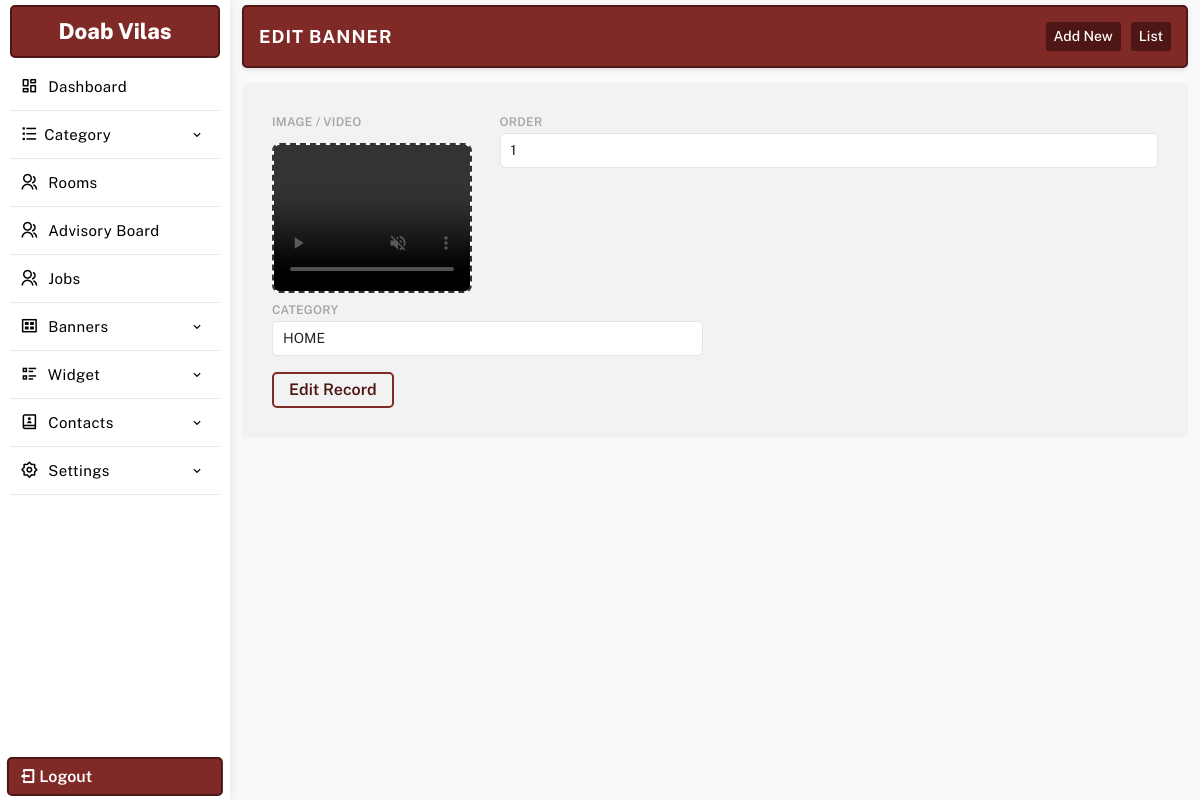
Screenshot of /manager/updatebanner.php?id=12 (signed in) with the database file from the repository.
### tables this page shows
CREATE TABLE `settings` (
  `id` int(11) NOT NULL,
  `web_name` varchar(255) NOT NULL,
  `email_id` varchar(255) NOT NULL,
  `alternate_email_id` varchar(255) NOT NULL,
  `contact_no` varchar(255) NOT NULL,
  `alternate_no` varchar(255) NOT NULL,
  `whatsapp_no` varchar(255) NOT NULL,
  `reception_time` varchar(255) NOT NULL DEFAULT '',
  `address` text NOT NULL,
  `youtubelink` varchar(255) NOT NULL,
  `map_iframe` longtext NOT NULL,
  `facebook` varchar(255) NOT NULL,
  `youtube` varchar(255) NOT NULL,
  `instagram` varchar(255) NOT NULL,
  `twitter` varchar(255) NOT NULL,
  `linkedin` varchar(255) NOT NULL,
  `logo` varchar(255) NOT NULL,
  `meta_title` varchar(255) NOT NULL,
  `meta_keywords` varchar(255) NOT NULL,
  `meta_desc` text NOT NULL,
  `smart_classroom_desc` text DEFAULT NULL,
  `smart_classroom_text` varchar(255) DEFAULT '1st Smart Classroom',
  `brochure_file` varchar(500) DEFAULT '',
  `footerdesc` text NOT NULL,
  `googletag` text NOT NULL,
  `headercenterline` varchar(255) NOT NULL
);

CREATE TABLE `web_banner` (
  `id` int(11) NOT NULL,
  `wb_img` varchar(255) NOT NULL,
  `wb_heading` varchar(255) NOT NULL,
  `wb_subheading` text NOT NULL,
  `featuredimg` varchar(255) NOT NULL,
  `wb_order` int(11) NOT NULL,
  `category_id` int(11) NOT NULL DEFAULT 0,
  `status` int(11) NOT NULL
);

CREATE TABLE `category` (
  `id` int(11) NOT NULL,
  `c_name` varchar(255) NOT NULL,
  `c_type` varchar(255) NOT NULL,
  `c_url` varchar(255) NOT NULL,
  `c_desc` text NOT NULL,
  `sdesc` text NOT NULL,
  `featured_img` varchar(255) NOT NULL,
  `meta_title` varchar(255) NOT NULL,
  `meta_keywords` varchar(255) NOT NULL,
  `meta_desc` text NOT NULL,
  `card_heading` text DEFAULT NULL,
  `card_data` longtext DEFAULT NULL,
  `section_heading` text DEFAULT NULL,
  `iframe` text DEFAULT NULL,
  `status` int(11) NOT NULL DEFAULT 1,
  `order` int(11) NOT NULL
);

### manager/database/db.php (called while the page is built, shortened)
<?php session_start();
$path = BASE_PATH;
$con = mysqli_connect( DB_HOST, DB_USER, DB_PASSWORD, DB_NAME);
$sqlsetting = mysqli_query($con,"SELECT * FROM `settings`");
$rwlinks = mysqli_fetch_array($sqlsetting);
$websitename = $rwlinks['web_name'];
?>

### manager/updatebanner.php (the view, shortened to what this page needs)
<?php require_once 'database/db.php';
$id = $_GET['id'] ?? "";
	$querysel = mysqli_query($con, "SELECT * FROM web_banner WHERE id = $id");
	if(mysqli_num_rows($querysel)){
		$row = mysqli_fetch_assoc($querysel);
	}
	include 'include/header.php';
	include 'include/sidebar.php';
 ?>
<section class="main-dashboard" style="overflow: auto; height: 100vh;">
<div class="container-fluid">
<div class="row">
<div class="col-md-12">
	<div class="page-title">
		<div class="title">
			<h3>Edit Banner</h3>
		</div>
		<div class="createbtn">
			<a href="createbanner.php"> Add New</a>
			<a href="banner.php"> List</a>
		</div>
	</div>
</div>
<div class="col-md-12">
	<div class="page-content">
	<form method="POST" id="submitForm" class="row">
		<div class="mb-2 col-md-3">
		  	<label for="formFile" class="form-label">Image / Video</label>
		  	<div class="imgquestion other">
  				<?php if(empty($row['wb_img'])){ ?>
  				<img src="images/preview.jpg" alt="preview" class='preview'>
  				<?php }else if(preg_match('/\.(mp4|webm|mov|avi|mkv|3gp)$/i', $row['wb_img'])){ ?>
  				<video src="<?=$path.$row['wb_img'];?>" class='preview' controls autoplay muted playsinline></video>
  				<?php }else{ ?>
  				<img src="<?=$path.$row['wb_img'];?>" alt="<?=$row['wb_img'];?>" class='preview'>
  				<?php } ?>
  			</div>
		</div>
		<div class="mb-3 col-md-9">
			<label for="order" class="form-label">Order</label>
			<input type="text" class="form-control" id="order" name="order" value="<?php echo $row['wb_order']; ?>" required>
		</div>
		<div class="mb-3 col-md-6">
			<label for="category_id" class="form-label">Category</label>
			<select class="form-control" id="category_id" name="category_id">
				<?php $sqlbanner_cat = mysqli_query($con, "SELECT id, c_name FROM `category` WHERE `c_type` = 1 ORDER BY id ASC");
				if(mysqli_num_rows($sqlbanner_cat)){
					while($rwbannercat = mysqli_fetch_assoc($sqlbanner_cat)){ ?>
				<option value="<?=$rwbannercat['id'];?>" <?php echo ($row['category_id'] == $rwbannercat['id']) ? 'selected' : ''; ?>><?=$rwbannercat['c_name'];?></option>
				<?php } } ?>
			</select>
		</div>
		<div class="col-md-12">
			<input type="submit" name="editRecord" class="submitInput" value="Edit Record">
		</div>
	</form>
	</div>
</div>
</div>
</div>
</section>
<?php include 'include/footer.php'; ?>

### manager/include/sidebar.php (shortened to what this page needs)
<aside class="sidebar-menu-dashboard">
<div class="logo-n-toggle">
	<a href="dashboard.php"><?=$websitename;?></a>
</div>
<nav class="menu">
<ul class="aside-menu">
<li class="menu-item ">
	<a href="dashboard.php" class="menu-link">
	<span class="link-text"><i class="ri-dashboard-line"></i> Dashboard</span>
	</a>
</li>
<li class="menu-item has-submenu">
	<a href="javascript:" class="menu-link" id="parent-menu">
	<span class="link-text"><i class="ri-list-check"></i>Category</span>
	<i class='bx bx-chevron-down'></i>
	</a>
</li>
<li class="menu-item ">
	<a href="rooms.php" class="menu-link">
	<span class="link-text"><i class="ri-group-line"></i> Rooms</span>
	</a>
</li>
<li class="menu-item ">
	<a href="advisoryboard.php" class="menu-link">
	<span class="link-text"><i class="ri-group-line"></i> Advisory Board</span>
	</a>
</li>
<li class="menu-item ">
	<a href="jobs.php" class="menu-link">
	<span class="link-text"><i class="ri-group-line"></i> Jobs</span>
	</a>
</li>
<li class="menu-item has-submenu">
<a href="javascript:" class="menu-link orders" id="parent-menu">
<span class="link-text"><i class="ri-gallery-view"></i> Banners</span>
<i class='bx bx-chevron-down'></i>
</a>
</li>
<li class="menu-item has-submenu">
<a href="javascript:" class="menu-link" id="parent-menu">
<div>
<span class="link-text"><i class="ri-list-check-2"></i> Widget</span>
</div>
<i class='bx bx-chevron-down'></i>
</a>
</li>
<li class="menu-item has-submenu">
<a href="javascript:" class="menu-link orders" id="parent-menu">
<div>
<span class="link-text"><i class="ri-contacts-book-2-line"></i> Contacts</span>
</div>
<i class='bx bx-chevron-down'></i>
</a>
</li>
<li class="menu-item has-submenu">
<a href="javascript:" class="menu-link orders" id="parent-menu">
<div>
<span class="link-text"><i class="ri-settings-2-line"></i> Settings</span>
</div>
<i class='bx bx-chevron-down'></i>
</a>
</li>
</ul>
</nav>
<a href="logout.php" class="logout-fixed"><i class="ri-logout-box-line"></i> Logout</a>
</aside>

### manager/css/style.css (style rules this page uses)
* { margin: 0; padding: 0; box-sizing: border-box; font-family: "Public Sans", sans-serif; }
:root { --text1-color: #a7a7a7; --primary-color: #7F2A26; --secondary-color: #4e1715; }
p,h1,h2,h3,h4,h5,h6 { margin: 0; }
a { text-decoration: none; color: #000; }
ul { list-style: none; padding: 0; margin: 0; }
.imgquestion { border: 2px dashed rgb(0 0 0 / 80%); border-radius: 8px; width: 100%; height: 150px; text-align: center; overflow: hidden; display: flex; align-items: center; justify-content: center; position: relative; background: #fff; }
.imgquestion video { width: 100%; height: 100%; object-fit: contain; background: #000; }
.imgquestion.other { width: 200px; margin: 10px 0 0; }
.page-content form .submitInput { border: 2px solid var(--primary-color); border-radius: 5px; font-size: 16px; padding: 4px 15px; background: none; font-weight: 600; color: var(--secondary-color); transition: .3s ease-in; }
aside { width: 230px; height: 100vh; transition: all .4s linear; float: left; box-shadow: 1px 0 10px rgb(0 0 0 / 8%); position: relative; padding: 5px 10px; }
.logo-n-toggle { display: flex; justify-content: center; align-items: center; padding: 8px 10px; border: 2px solid var(--secondary-color); border-radius: 5px; background: var(--primary-color); }
.logo-n-toggle a { display: block; transition: display .4s linear; color: #fff; text-align: center; font-weight: 800; font-size: 22px; }
.logo-n-toggle a:before, .logo-n-toggle a:after { width: 12px; height: 12px; display: inline-block; border: 4px solid var(--primary-color); border-radius: 50%; margin: 0 5px; }
.logout-fixed { position: absolute; bottom: 4px; left: 50%; padding: 5px 10px; width: 94%; color: #fff; margin: auto; transform: translateX(-50%); border-radius: 5px; border: 2px solid var(--secondary-color); font-weight: 600; background: var(--primary-color); transition: .3s linear; }
.page-title { padding: 15px; border-radius: 5px; border: 2px solid var(--secondary-color); display: flex; align-items: center; justify-content: space-between; margin-bottom: 15px; box-shadow: 0 .125rem .25rem rgba(165,163,174,.3); background: #fff; background: var(--primary-color); }
.page-title .title h3 { font-size: 18px; color: #fff; text-transform: uppercase; font-weight: 700; letter-spacing: 1px; }
.page-title .createbtn { display: flex; align-items: center; gap: 10px; }
.page-title .createbtn a { font-size: 14px; display: flex; align-items: center; justify-content: center; border-radius: 3px; padding: 4px 8px; font-weight: 500; background: var(--secondary-color); color: #fff; transition: .3s ease; }
.page-content { background: #fff;padding: 30px;border-radius: 5px;background: #f2f2f2; }
.page-content form label { font-size: 12px; font-weight: 600; margin: 0; padding: 0 0 2px; display: block; color: #a5a5a5; text-transform: uppercase; letter-spacing: .3px; }
.page-content form select, .page-content form textarea, .page-content form input { font-size: 14px; padding: 6px 10px; border-radius: 5px; border-color: #e5e5e5; }
aside .menu { height: 88%; overflow: auto; padding: 5px 0; }
.aside-menu .menu-item { transition: all .2s linear; position: relative; }
.aside-menu .menu-item > .menu-link { text-decoration: none; display: block; padding: 10px 10px; display: flex; justify-content: space-between; align-items: center; white-space: nowrap; border-bottom: 1px solid #e9e9e9; }
.aside-menu .menu-item > .menu-link i { color: #000; font-size: 18px; margin-right: 5px; display: inline-block; }
.aside-menu .menu-item > .menu-link .bx-chevron-down, .aside-menu .menu-item > .menu-link .link-text { transition: all .2s linear; color: #000; font-size: 15px; letter-spacing: 0.4px; font-weight: 400; }
.aside-menu .menu-item > .menu-link span::after { content: ""; font-family: FontAwesome; }
section.main-dashboard { float: left; width: calc(100% - 230px); transition: all .4s linear; overflow: auto; height: 100vh; padding: 5px 0; background: #f9f9f9; }

### rows the page displays
settings: web_name "Doab Vilas"
web_banner: order "1", category_id "HOME"
